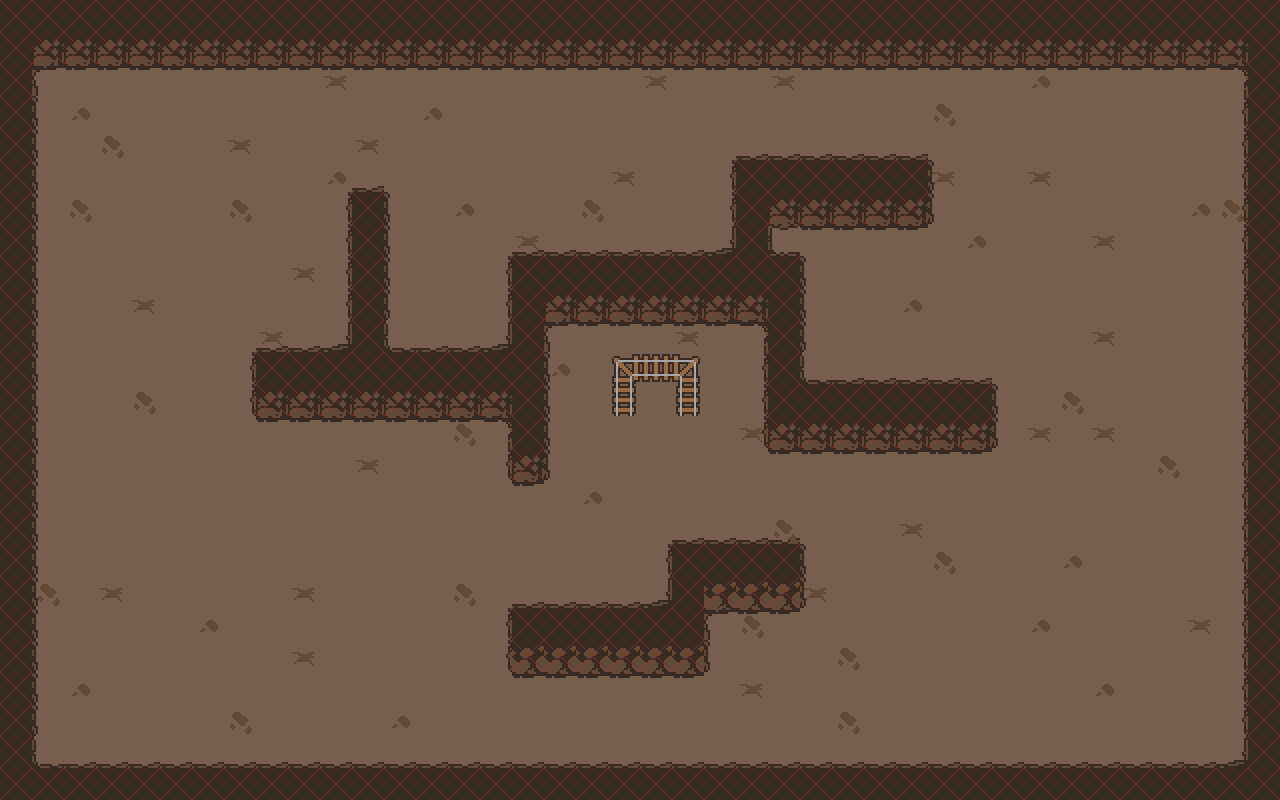

Tiled map render using the project's own tile images. Description and the map definition, with tile-layer contents summarised, below:
An orthogonal 40x25 tile map with 32x32 px tiles, 3 tile layers (background, background-details, collisions), 1 hidden layer not drawn.

<map version="1.10" tiledversion="1.11.2" orientation="orthogonal" renderorder="right-down" width="40" height="25" tilewidth="32" tileheight="32" infinite="0" nextlayerid="6" nextobjectid="2">
 <editorsettings>
  <chunksize width="32" height="32" />
 </editorsettings>
 <tileset firstgid="1" source="tileAtlas.tsx" />
 <layer id="1" name="background" width="40" height="25">
  <data>[1000 cells, 1000 non-empty, 13 distinct tile ids]</data>
 </layer>
 <layer id="2" name="background-grid" width="40" height="25" visible="0">
  <data>[1000 cells, 720 non-empty, 1 distinct tile ids]</data>
 </layer>
 <layer id="5" name="background-details" width="40" height="25">
  <data>[1000 cells, 685 non-empty, 30 distinct tile ids]</data>
 </layer>
 <layer id="4" name="collisions" width="40" height="25">
  <data>[1000 cells, 257 non-empty, 1 distinct tile ids]</data>
 </layer>
</map>